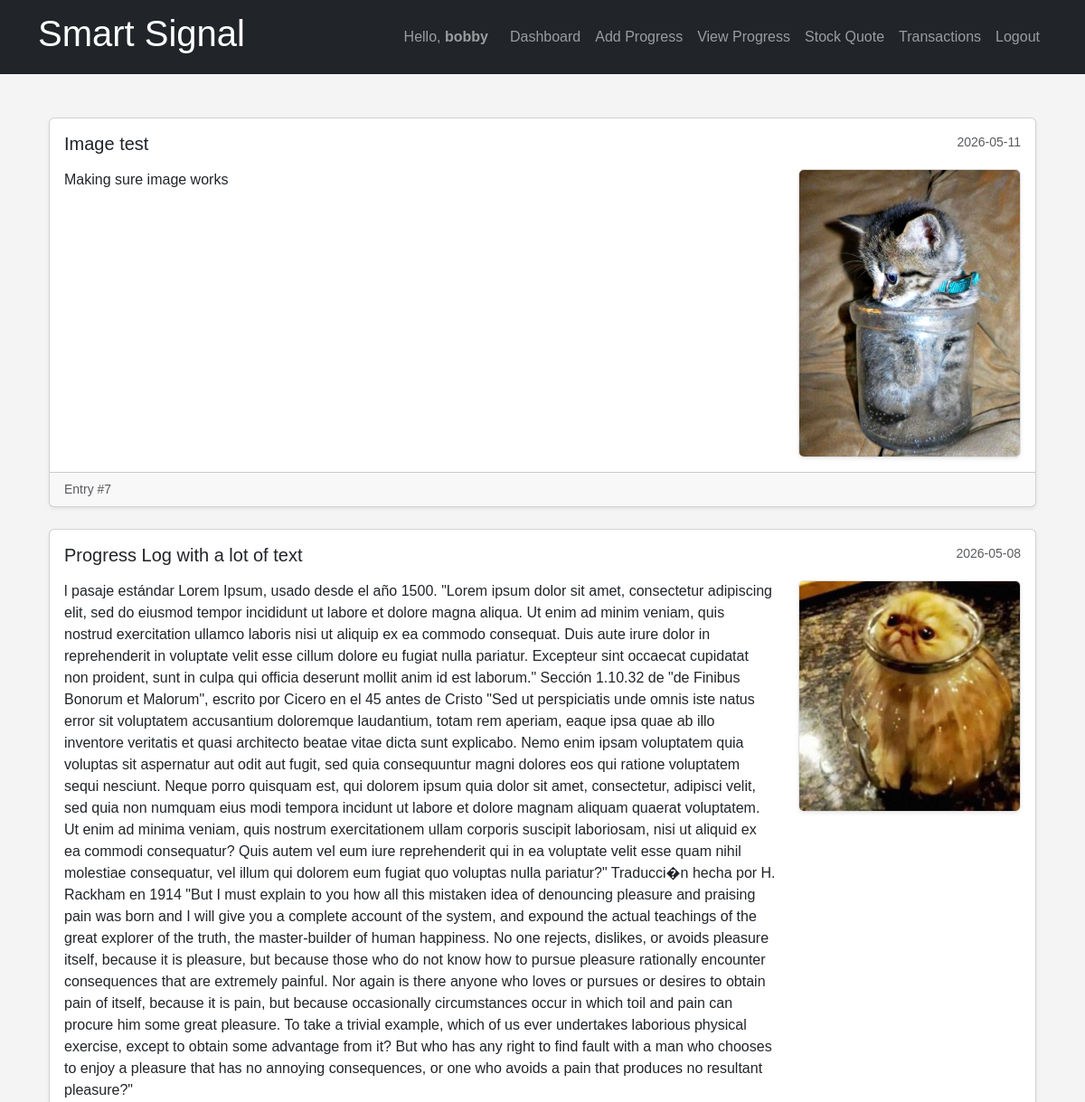
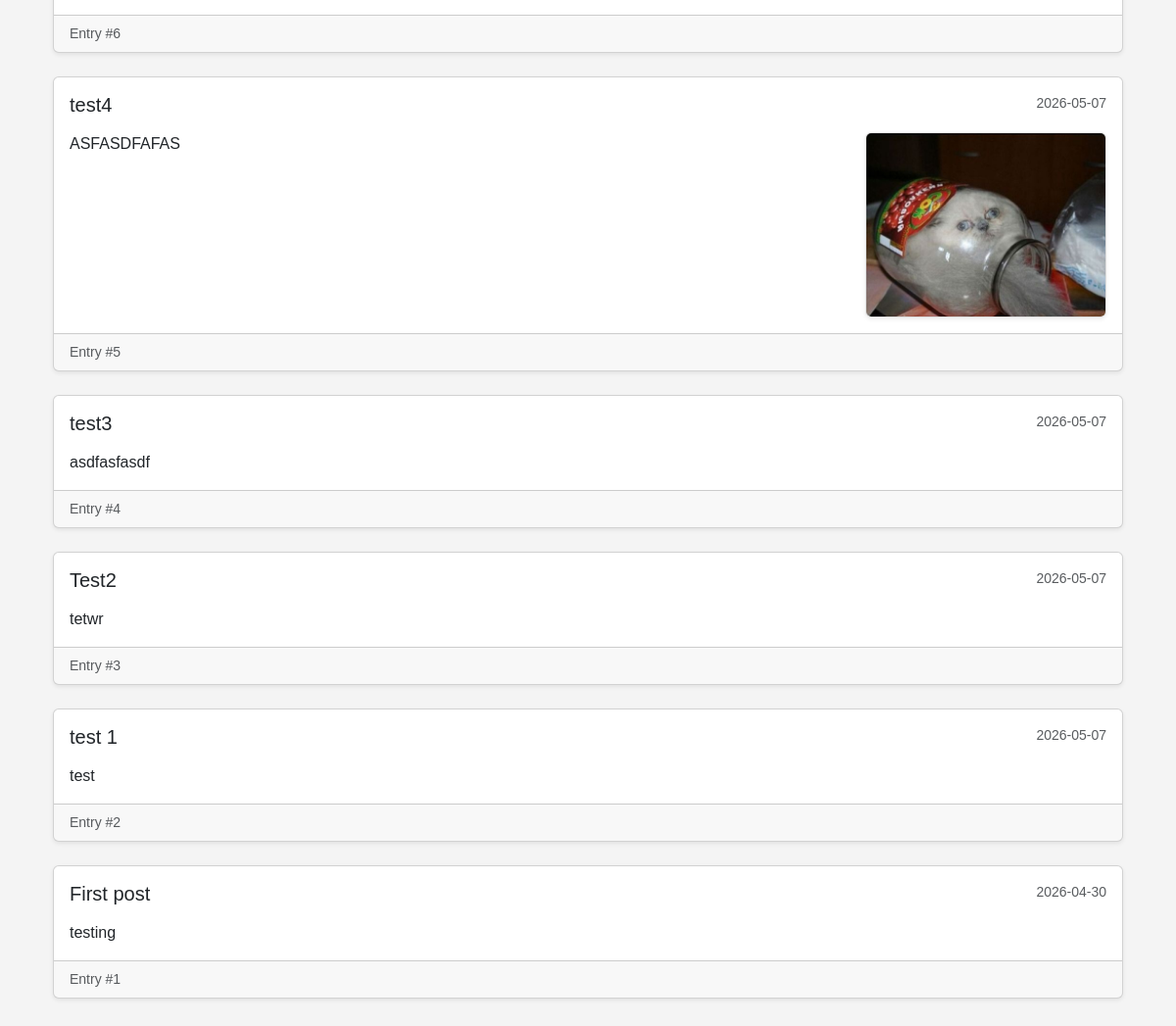
Page /view_progress (signed in) on the committed database (2 pictures, top to bottom).
### tables this page shows
CREATE TABLE Users (
    id INTEGER PRIMARY KEY AUTOINCREMENT,
    username TEXT NOT NULL UNIQUE,
    hashed_password TEXT NOT NULL,
    email TEXT NOT NULL UNIQUE,
    display_name TEXT
);

CREATE TABLE ProgressLogs(
    id INTEGER PRIMARY KEY AUTOINCREMENT, 
    user_id INTEGER NOT NULL,
    date TEXT NOT NULL, 
    title TEXT NOT NULL, 
    details TEXT NOT NULL, 
    image_path TEXT
);

### app.py (the view)
@app.route('/view_progress', methods=['GET', 'POST'])
@login_required
def view_progress():
    try:
        with get_db_connection() as conn:
            cursor = conn.cursor()
            cursor.execute(
                """SELECT id, date, title, details, image_path
                   FROM ProgressLogs
                   WHERE user_id = ?
                   ORDER BY date DESC, id DESC""",  # Newer entries first
                (current_user.id,)
            )
            posts = cursor.fetchall()
        return render_template('viewProgress.html', posts=posts, username=current_user.username)
    except Exception as e:
        flash('Error loading your progress logs.', 'error')
        print(f"Error loading progress: {e}")

### app.py (called while the page is built)
@login_manager.user_loader
def load_user(user_id):
    try:
        with get_db_connection() as conn:
            cursor = conn.cursor()
            cursor.execute(
                'SELECT id, username FROM Users WHERE id = ?',
                (user_id,)
            )
            user = cursor.fetchone()  # get the first record from query result
        if user:
            return User(id=user['id'], username=user['username'])
        return None
    except Exception as e:
        print(f"Error loading user {user_id}: {e}")  # Replace with proper logging later
        return None

@contextmanager
def get_db_connection():
    conn = sqlite3.connect('database.db')
    conn.row_factory = sqlite3.Row  # Allows accessing columns by name
    try:
        yield conn  # keep connection open while actively accessing db
    finally:  # when finished
        conn.close()

### templates/viewProgress.html (shortened to what this page needs)
{% extends 'base.html' %}
{% block content %}
    <div class="container mt-4">
    {% if posts %}
        <div class="row">
            {% for post in posts %}
            <div class="col-12 mb-4">
                <div class="card shadow-sm">
                    <div class="card-body">
                        <div class="d-flex justify-content-between align-items-start mb-3">
                            <h5 class="card-title mb-0">{{ post.title }}</h5>
                            <small class="text-muted">{{ post.date }}</small>
                        </div>
                        <div class="row align-items-start">
                            <div class="{% if post.image_path %}col-md-9{% else %}col-12{% endif %}">
                                <p class="card-text">{{ post.details | safe }}</p>
                            </div>
                            {% if post.image_path %}
                            <div class="col-md-3">
                                <div class="text-center">
                                    <a href="#"
                                       onclick="showImage('{{ url_for('static', filename=post.image_path) }}', '{{ post.title }}'); return false;">
                                        <img src="{{ url_for('static', filename=post.image_path) }}"
                                             class="img-fluid rounded shadow-sm"
                                             alt="Supporting image"
                                             style="max-height: 320px;
                                                    object-fit: contain;
                                                    cursor: pointer;
                                                    border: 1px solid #ddd;">
                                    </a>
                                </div>
                            </div>
                            {% endif %}
                        </div>
                    </div>
                    <div class="card-footer text-muted small">
                        Entry #{{ post.id }}
                    </div>
                </div>
            </div>
            {% endfor %}
        </div>
    {% endif %}
</div>
{% endblock %}

### templates/base.html (shortened to what this page needs)
<!DOCTYPE html>
<html lang="en">
<head>
    <link href="https://cdn.jsdelivr.net/npm/bootstrap@5.3.8/dist/css/bootstrap.min.css" rel="stylesheet">
    <link rel="stylesheet" href="{{ url_for('static', filename='styles.css') }}">
</head>
<body>
    <body>
        <nav class="navbar navbar-expand-lg navbar-dark bg-dark">
            <div class="container">
                <a class="navbar-brand" href="{{ url_for('dashboard') if current_user.is_authenticated else url_for('index') }}">
                    <h1>Smart Signal</h1>
                </a>
                <div class="navbar-nav ms-auto">
                    {% if not current_user.is_authenticated %}
                        <a class="nav-link" href="{{ url_for('register') }}">Register</a>
                        <a class="nav-link" href="{{ url_for('login') }}">Login</a>
                    {% else %}
                        <span class="navbar-text me-3">
                            Hello, <strong>{{ current_user.display_name or current_user.username }}</strong>
                        </span>
                        <a class="nav-link" href="{{ url_for('dashboard') }}">Dashboard</a>
                        <a class="nav-link" href="{{ url_for('add_progress') }}">Add Progress</a>
                        <a class="nav-link" href="{{ url_for('view_progress') }}">View Progress</a>
                        <a class="nav-link" href="{{ url_for('quote_stock') }}">Stock Quote</a>
                        <a class="nav-link" href="{{ url_for('transactions') }}">Transactions</a>
                        <a class="nav-link" href="{{ url_for('logoff') }}">Logout</a>
                    {% endif %}
                </div>
            </div>
        </nav>
    <content>
        <div class="container mt-4">
        {% block content %}
        {% endblock %}
    </div>
    </content>
</body>
</html>

### static/styles.css (style rules this page uses)
body { font-family: Arial, sans-serif; background-color: #f4f4f4; color:black; margin: 0; }
h1 { text-align: center; }
content { max-width: 800px; margin: 20px auto; padding: 0 20px; }

### rows in the picture
Users: username "bobby"
ProgressLogs: title "Image test", date "2026-05-11", details "Making sure image works", image_path (picture), id "7"
ProgressLogs: title "Progress Log with a lot of text", date "2026-05-08", details "l pasaje estándar Lorem Ipsum, usado desde el año 1500. \"Lorem ipsum dolor sit amet, consectetur adipiscing elit, sed do eiusmod tempor incididunt ut labore et dolore magna aliqua. Ut enim ad minim veniam, quis nostrud exercitation ullamco laboris nisi ut aliquip ex ea commodo consequat. Duis aute irure dolor in reprehenderit in voluptate velit esse cillum dolore eu fugiat nulla pariatur. Excepteur sint occaecat cupidatat non proident, sunt in culpa qui officia deserunt mollit anim id est laborum.\" Sección 1.10.32 de \"de Finibus Bonorum et Malorum\", escrito por Cicero en el 45 antes de Cristo \"Sed ut perspiciatis unde omnis iste natus error sit voluptatem accusantium doloremque laudantium,…", image_path (picture), id "6"
ProgressLogs: title "test4", date "2026-05-07", details "ASFASDFAFAS", image_path (picture), id "5"
ProgressLogs: title "test3", date "2026-05-07", details "asdfasfasdf", id "4"
ProgressLogs: title "Test2", date "2026-05-07", details "tetwr", id "3"
ProgressLogs: title "test 1", date "2026-05-07", details "test", id "2"
ProgressLogs: title "First post", date "2026-04-30", details "testing", id "1"
